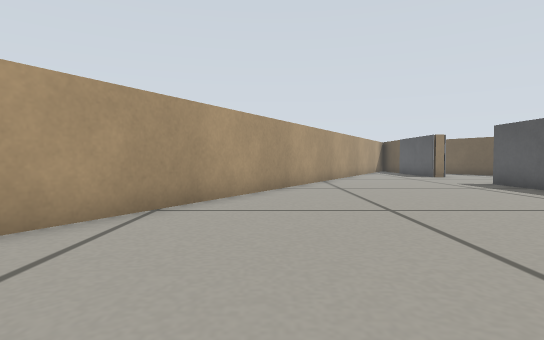
View 1 (above)

16 first-person views from a walk through a Gazebo world. The camera is 0.22 m above the floor, tilts 2° down and sees 80° across. The floor is counted in squares, 0.25 m on a side. Each view is taken from the middle of a square. On the plan, view 1 faces up. The plan holds only what a view shows up to about 12 squares ahead; the rest is blank. Robots are left out. Surface patterns are stand-ins for the level's own textures.

View 2
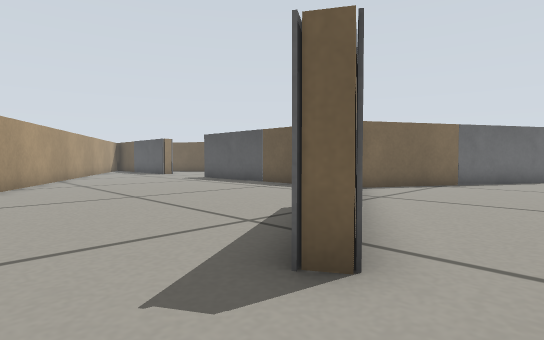

View 3
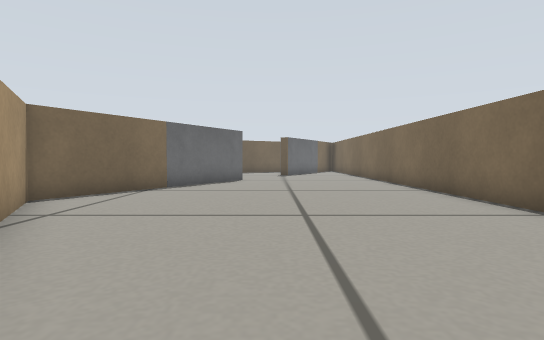

View 4
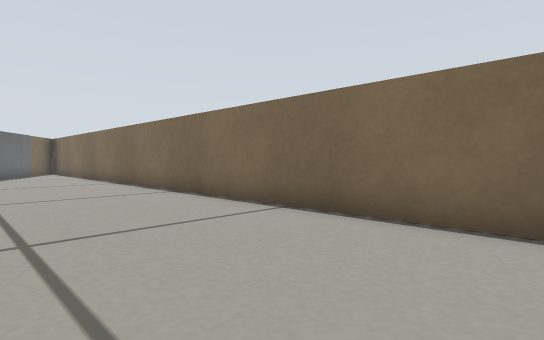

View 5
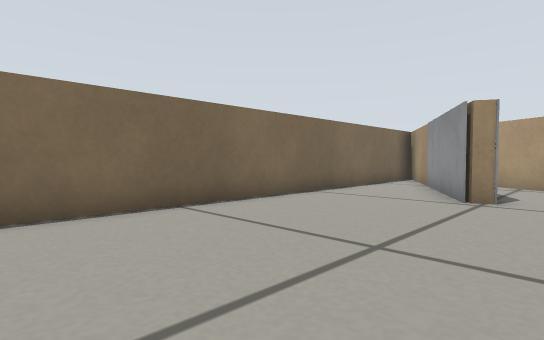

View 6
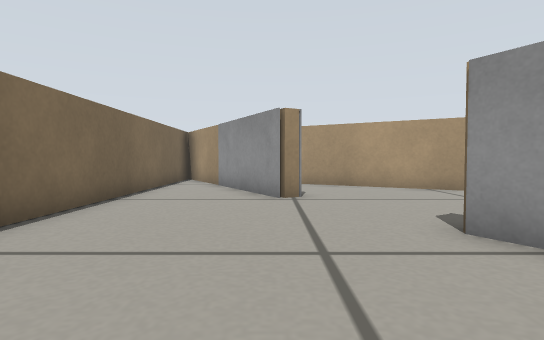

View 7
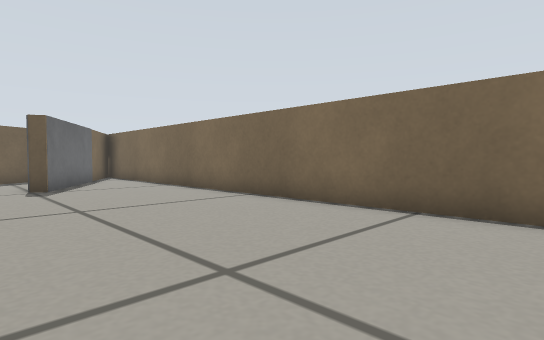

View 8
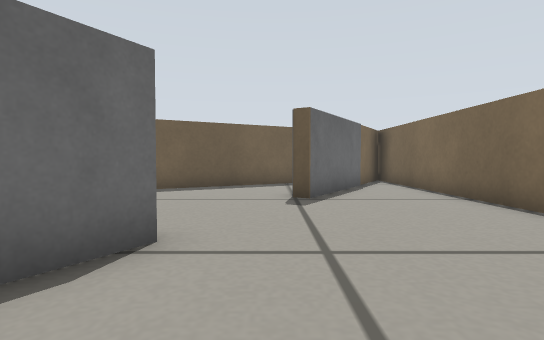

View 9
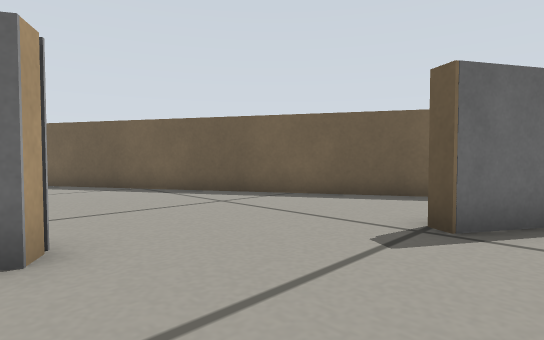

View 10
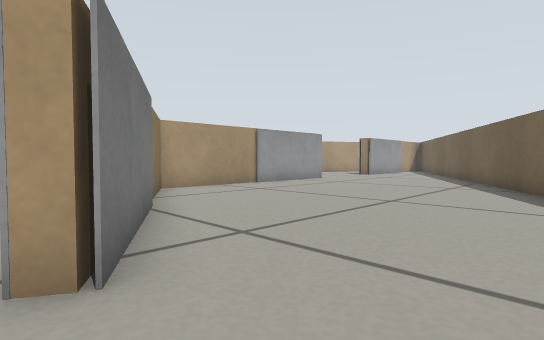

View 11
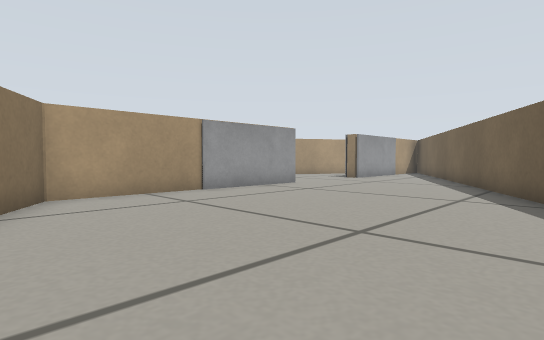

View 12
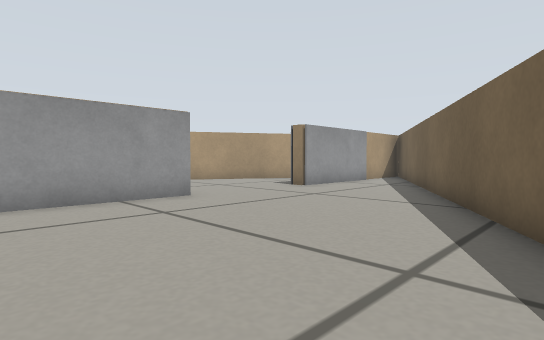

View 13
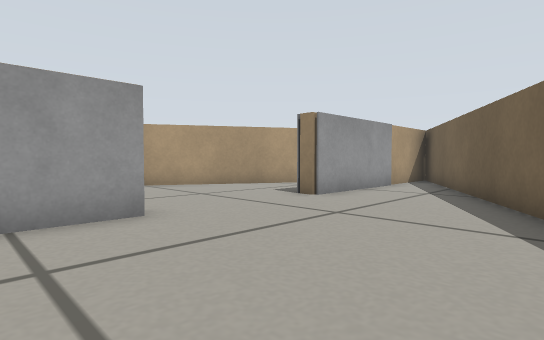

View 14
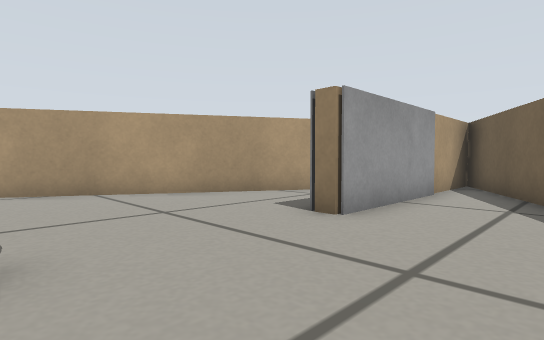

View 15
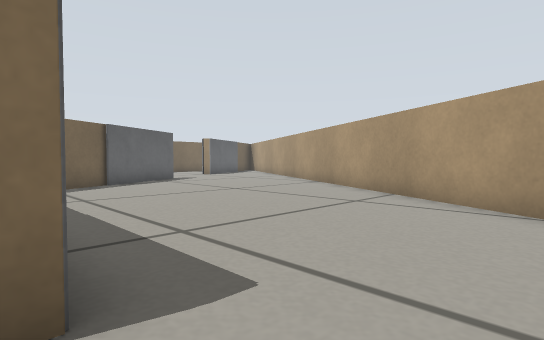

View 16
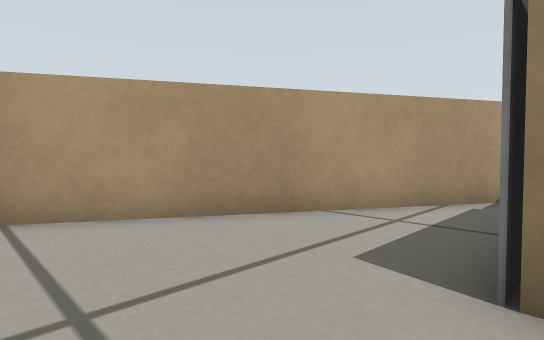

### Floor plan
Key: @ floor where view 1 was taken; # wall or solid block; . floor; M marker; O other object.
Columns run from 8 left of view 1 to 23 right of it. Each row starts with its distance up from view 1.
 21               #####
 20               #.#.#
 19              ##.#.##
 18             ##..M..#
 17             #...M..##
 16            ##...M...##
 15            #.........#
 14           ##.........##
 13           #...........#
 12          ##...........##
 11         ##......#......#
 10         #.......M......##
  9        ##.......M.......##
  8        #........M........#
  7       ##........#........##
  6       #.........#.........#
  5      ##.........#.........##
  4      #..........#..........#
  3      .........####.........##
  2    ##.......M##..###........##
  1    #.......M#......##M.......#
  0   ##....@#M .........MM......##
 -1   #...................M.......#
 -2  ##...........................##
 -3  #..MM.....................O ..#
 -4  ####.......................M###
 -5 ###...........................##
 -6 #.........................#####
 -7 ###########################

Where each view was taken, in squares from view 1:
view 1: 0 up, 0 right, facing up
view 2: 2 down, 1 left, facing up-right
view 3: 2 down, 1 right, facing right
view 4: 2 down, 2 right, facing down-right
view 5: 1 down, 5 right, facing down-left
view 6: 3 down, 5 right, facing left
view 7: 1 down, 8 right, facing down-right
view 8: 2 down, 11 right, facing right
view 9: 4 down, 14 right, facing up-right
view 10: 1 down, 17 right, facing up-left
view 11: 2 up, 16 right, facing up-left
view 12: 7 up, 15 right, facing up-left
view 13: 9 up, 13 right, facing up-left
view 14: 11 up, 11 right, facing up-left
view 15: 13 up, 8 right, facing down-left
view 16: 13 up, 8 right, facing up-left
